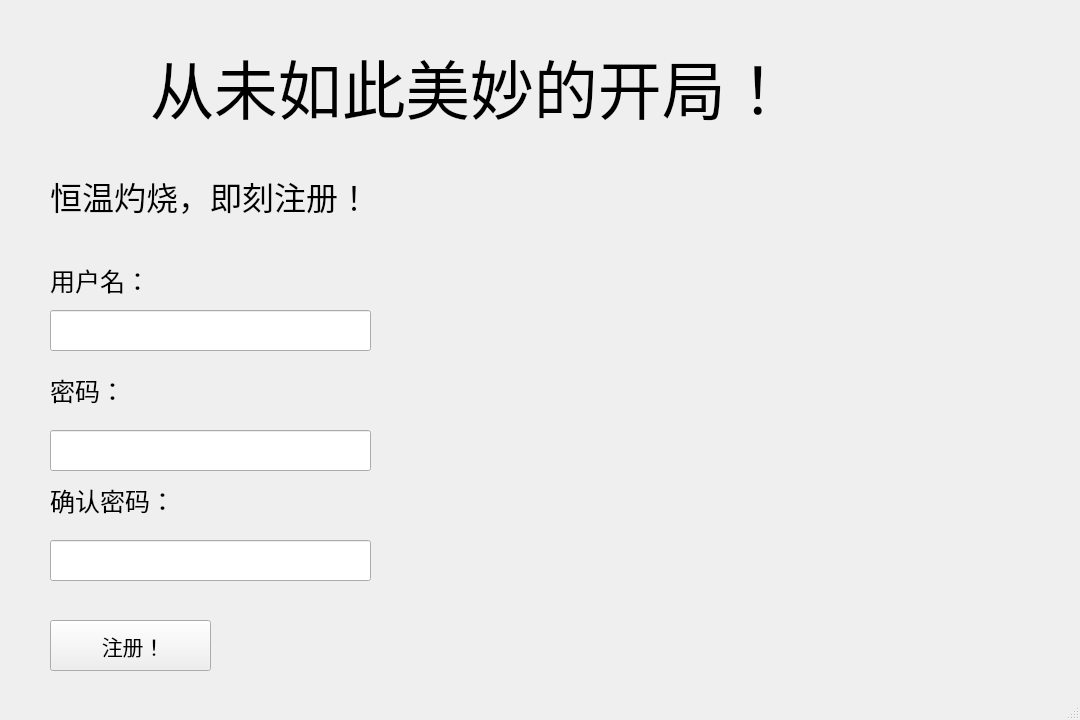
<?xml version="1.0" encoding="UTF-8"?>
<ui version="4.0">
 <class>MainWindow</class>
 <widget class="QMainWindow" name="MainWindow">
  <property name="geometry">
   <rect>
    <x>0</x>
    <y>0</y>
    <width>1080</width>
    <height>720</height>
   </rect>
  </property>
  <property name="windowTitle">
   <string>MainWindow</string>
  </property>
  <widget class="QWidget" name="centralwidget">
   <widget class="QLabel" name="label">
    <property name="geometry">
     <rect>
      <x>0</x>
      <y>0</y>
      <width>1080</width>
      <height>720</height>
     </rect>
    </property>
    <property name="styleSheet">
     <string notr="true"/>
    </property>
    <property name="text">
     <string/>
    </property>
    <property name="pixmap">
     <pixmap resource="general.qrc">:/resource/BG3.jpg</pixmap>
    </property>
   </widget>
   <widget class="QLabel" name="label_2">
    <property name="geometry">
     <rect>
      <x>150</x>
      <y>10</y>
      <width>781</width>
      <height>151</height>
     </rect>
    </property>
    <property name="font">
     <font>
      <family>华康方圆体W7(P)</family>
      <pointsize>48</pointsize>
     </font>
    </property>
    <property name="text">
     <string>从未如此美妙的开局！</string>
    </property>
   </widget>
   <widget class="QLabel" name="label_3">
    <property name="geometry">
     <rect>
      <x>50</x>
      <y>170</y>
      <width>391</width>
      <height>51</height>
     </rect>
    </property>
    <property name="font">
     <font>
      <family>幼圆</family>
      <pointsize>24</pointsize>
     </font>
    </property>
    <property name="text">
     <string>恒温灼烧，即刻注册！</string>
    </property>
   </widget>
   <widget class="QLabel" name="label_4">
    <property name="geometry">
     <rect>
      <x>50</x>
      <y>260</y>
      <width>111</width>
      <height>41</height>
     </rect>
    </property>
    <property name="font">
     <font>
      <family>幼圆</family>
      <pointsize>19</pointsize>
     </font>
    </property>
    <property name="text">
     <string>用户名：</string>
    </property>
   </widget>
   <widget class="QLineEdit" name="username">
    <property name="geometry">
     <rect>
      <x>50</x>
      <y>310</y>
      <width>321</width>
      <height>41</height>
     </rect>
    </property>
   </widget>
   <widget class="QLabel" name="label_5">
    <property name="geometry">
     <rect>
      <x>50</x>
      <y>370</y>
      <width>111</width>
      <height>41</height>
     </rect>
    </property>
    <property name="font">
     <font>
      <family>幼圆</family>
      <pointsize>19</pointsize>
     </font>
    </property>
    <property name="text">
     <string>密码：</string>
    </property>
   </widget>
   <widget class="QLineEdit" name="password">
    <property name="geometry">
     <rect>
      <x>50</x>
      <y>430</y>
      <width>321</width>
      <height>41</height>
     </rect>
    </property>
   </widget>
   <widget class="QPushButton" name="signup">
    <property name="geometry">
     <rect>
      <x>50</x>
      <y>620</y>
      <width>161</width>
      <height>51</height>
     </rect>
    </property>
    <property name="font">
     <font>
      <family>幼圆</family>
      <pointsize>16</pointsize>
     </font>
    </property>
    <property name="text">
     <string> 注册！</string>
    </property>
   </widget>
   <widget class="QLabel" name="label_6">
    <property name="geometry">
     <rect>
      <x>50</x>
      <y>480</y>
      <width>161</width>
      <height>41</height>
     </rect>
    </property>
    <property name="font">
     <font>
      <family>幼圆</family>
      <pointsize>19</pointsize>
     </font>
    </property>
    <property name="text">
     <string>确认密码：</string>
    </property>
   </widget>
   <widget class="QLineEdit" name="confirmPassword">
    <property name="geometry">
     <rect>
      <x>50</x>
      <y>540</y>
      <width>321</width>
      <height>41</height>
     </rect>
    </property>
   </widget>
  </widget>
  <widget class="QStatusBar" name="statusbar"/>
 </widget>
 <resources>
  <include location="general.qrc"/>
 </resources>
 <connections/>
</ui>
